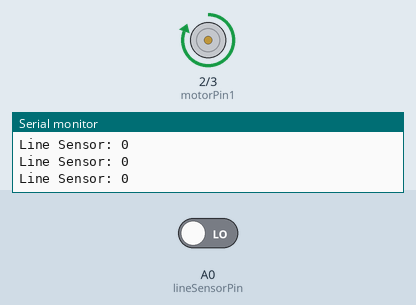
This sketch was run on a simulated Arduino Uno, built with avr-gcc and run on an emulated ATmega328P. On the bench: motor-driver pin pairs drawn as motors (green arrow = first pin HIGH = forward, orange = second pin HIGH = backward, longer = more drive), the last lines printed to the serial monitor. The test bench sets the inputs (shaded band); at power-on: A0 (lineSensorPin) LOW.

Above: at 1.2 s.
1.3 s: A0 (lineSensorPin) driven HIGH
At 2.3 s:
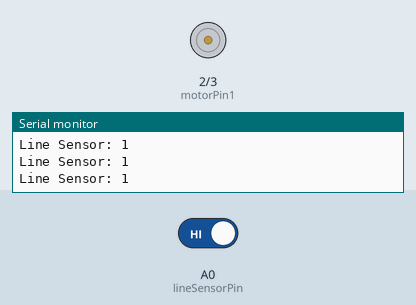
2.8 s: A0 (lineSensorPin) driven LOW
At 3.5 s:
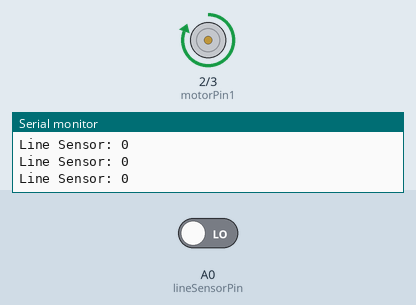
Timing chart, 0 to 5.8 s (numbered marks = the images above; inputs shaded):
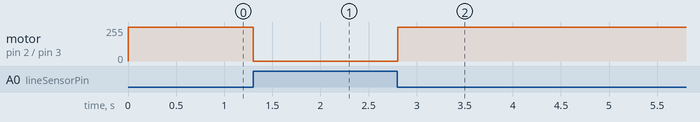

The sketch:

teste_1senso_linhaE1motores.ino
```cpp
// Definição dos pinos para controle do motor na Motor Shield L293D
const int motorPin1 = 2;
const int motorPin2 = 3;

// Definição do pino do sensor de linha
const int lineSensorPin = A0;

void setup() {
  // Define os pinos do motor como saída
  pinMode(motorPin1, OUTPUT);
  pinMode(motorPin2, OUTPUT);

  // Define o pino do sensor de linha como entrada
  pinMode(lineSensorPin, INPUT);

  // Inicializa a comunicação serial para depuração
  Serial.begin(9600);

  // Inicializa o motor para mover-se para frente
  moveForward();
}

void loop() {
  // Lê o valor do sensor de linha
  int sensorValue = digitalRead(lineSensorPin);

  // Depuração: imprime o valor do sensor no Monitor Serial
  Serial.print("Line Sensor: ");
  Serial.println(sensorValue);

  // Lógica para parar o motor se a linha for detectada
  if (sensorValue == HIGH) {
    stopMotor();
  } else {
    moveForward();
  }

  delay(100); // Pausa para estabilização
}

void moveForward() {
  // Move o motor para frente
  digitalWrite(motorPin1, HIGH);
  digitalWrite(motorPin2, LOW);
}

void stopMotor() {
  // Para o motor
  digitalWrite(motorPin1, LOW);
  digitalWrite(motorPin2, LOW);
}
```

Measured:
- after the input at 1.3 s, motor on pin 2 (motorPin1) / pin 3 (motorPin2): forward 255/255 → stopped at once
- after the input at 2.8 s, motor on pin 2 (motorPin1) / pin 3 (motorPin2): stopped → forward 255/255 at once
